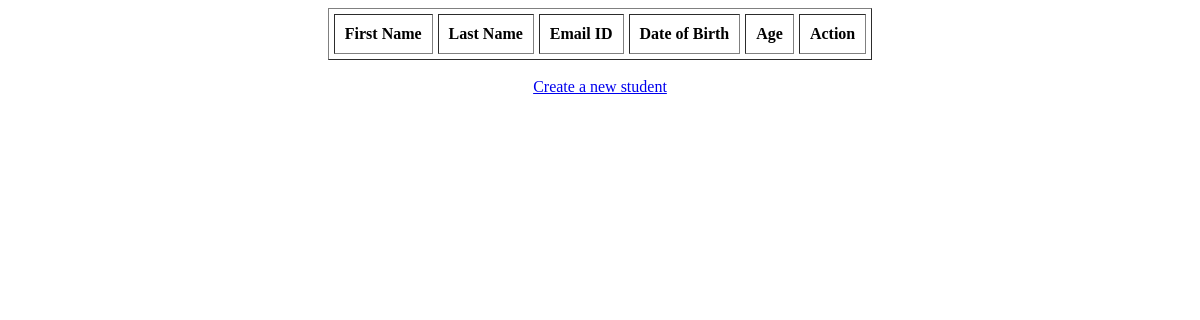
/studentlist/, run on an earlier commit of the app's database.
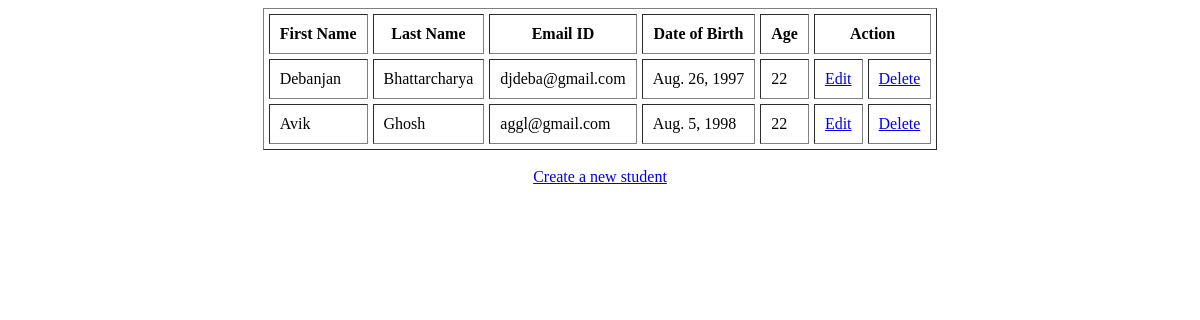
And on a later commit of the database.
### demoapp/models.py (models this page shows)
class Student(models.Model): # inherits models.Model
    fname = models.CharField(max_length=30)
    lname = models.CharField(max_length=30)
    email = models.EmailField()
    dob = models.DateField()
    age = models.IntegerField()

### demoapp/views.py (the view)
# urls.py: path('studentlist/', views.showstudents),
def showstudents(request):
    students = Student.objects.all()
    return render(request, "showstudents.html", {'students': students})

### demoapp/templates/showstudents.html (shortened to what this page needs)
<!DOCTYPE html>
<html lang="en">
<head>
</head>
<body>
    <table border="1px" align="center" cellpadding="10px" cellspacing="5px">
        <tr>
            <th>First Name</th>
            <th>Last Name</th>
            <th>Email ID</th>
            <th>Date of Birth</th>
            <th>Age</th>
            <th colspan="2">Action</th>
        </tr>
        {% for student in students %}
        <tr>
            <td>{{student.fname}}</td>
            <td>{{student.lname}}</td>
            <td>{{student.email}}</td>
            <td>{{student.dob}}</td>
            <td>{{student.age}}</td>
            <td><a href="/edit/{{student.id}}">Edit</a></td>
            <td><a href="/delete/{{student.id}}">Delete</a></td>
        </tr>
        {% endfor %}
    </table>
    <br>
    <center><a href="/createstudent/">Create a new student</a></center>
</body>
</html>

What changed in the data, as far as the page shows it:
added Student: fname "Debanjan", lname "Bhattarcharya", email "djdeba@gmail.com", dob "Aug. 26, 1997", age "22"
added Student: fname "Avik", lname "Ghosh", email "aggl@gmail.com", dob "Aug. 5, 1998", age "22"
